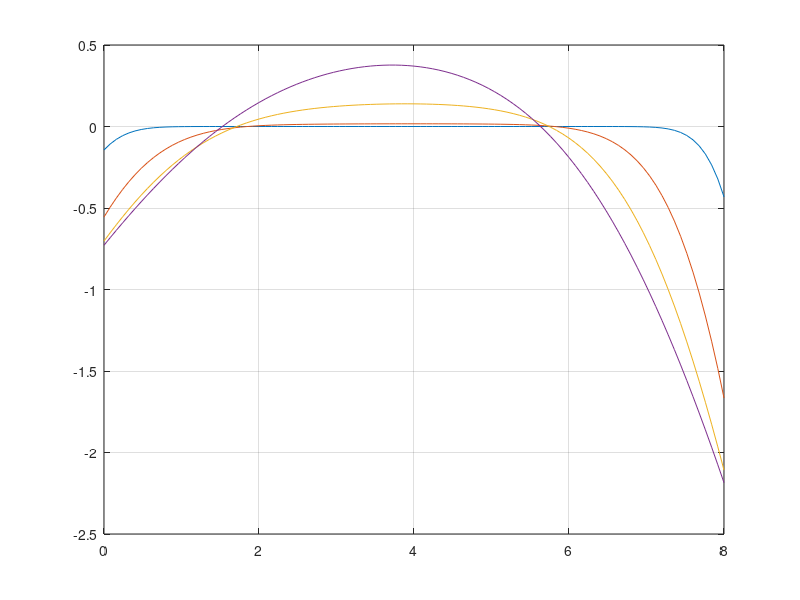

Recreate this plot in MATLAB. (Note: this script raises an error after producing the figure.)
clc; clear; close all;

Lx = 8; Ly = 8;

f = @(x,y) 0.*x.*y;
gl = @(y,t) -sin(pi.*y./8).*tanh(2.*t);
gr = @(y,t) -3*sin(pi.*y./8).*tanh(2.*t);
gb = @(x,t) 0.*x*t;
gt = @(x,t) x.*(1-x./8).*tanh(2.*t);

dx = .08; 
dy = .08;
dt = 1.25*10^(-3);
time_save = [.1,.5,1,2];
NX = Lx/dx; 
NY = Ly/dy;


[x2D,y2D] = meshgrid((0:NX)*dx,(0:NY)*dy);
u2D = f(x2D,y2D);
current_time = 0;
u2D(:,1) = gl((0:NY)*dy,current_time);
u2D(:,NX+1) = gr((0:NX)*dx,current_time);
u2D(1,:) = gb((0:NX)*dx,current_time);
u2D(NY+1,:) = gt((0:NY)*dy,current_time);

NT = size(time_save,2);
u_save = zeros(NY+1,NX+1,NT+1);
TSave = zeros(1,NT+1);
u_save(:,:,1) = u2D;
save_counter = 1;
n_save = round(time_save/dt);

for n = 1:n_save(end)
    
    u2D(2:NY,2:NX) = u2D(2:NY,2:NX)+...
        (dt/dx^2)*(u2D(2:NY,3:NX+1)-2*u2D(2:NY,2:NX)+u2D(2:NY,1:NX-1))...
       +(dt/dy^2)*(u2D(3:NY+1,2:NX)-2*u2D(2:NY,2:NX)+u2D(1:NY-1,2:NX));
    
   current_time = n*dt;
    u2D(1,:) = gb((0:NX)*dx,current_time);
    u2D(:,1) = gl((0:NY)*dy,current_time);
    u2D(:,NX+1) = gr((0:NX)*dx,current_time);
    u2D(NY+1,:) = gt((0:NY)*dy,current_time);

    if n==n_save(save_counter)
        u_save(:,:,save_counter+1) = u2D;
        TSave(save_counter+1) = current_time;
        save_counter = save_counter+1;
    end
end

plot_n = round(6/dy);

figure(1)
hold on; box on; grid on;
plot((0:NX)*dx,u_save(plot_n,:,2))
plot((0:NX)*dx,u_save(plot_n,:,3))
plot((0:NX)*dx,u_save(plot_n,:,4))
plot((0:NX)*dx,u_save(plot_n,:,5))
legend('t=0.1','t=0.5','t=1','t=2','location','NW')
xlabel('x')
ylabel('u(x,6,t)')
title('plot of u(x,6,t) at different time levels')


figure(2)
hold on; grid on;
surf((0:dx:Lx),(0:dy:Ly),u_save(:,:,5),'edgecolor','none')
xlabel('x')
ylabel('y')
zlabel('u(x,y,2)')
title('surface plot of u(x,y,t) when t=2')